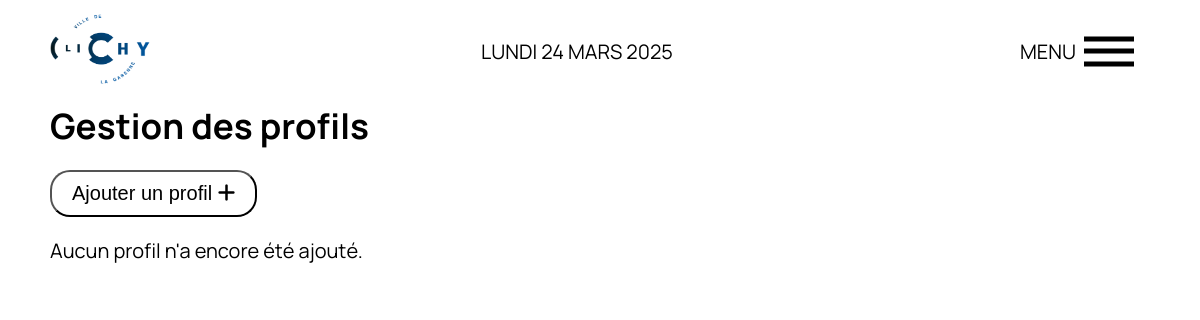
Page /Mairie/Users/HTML_Users.php on the earlier database version.
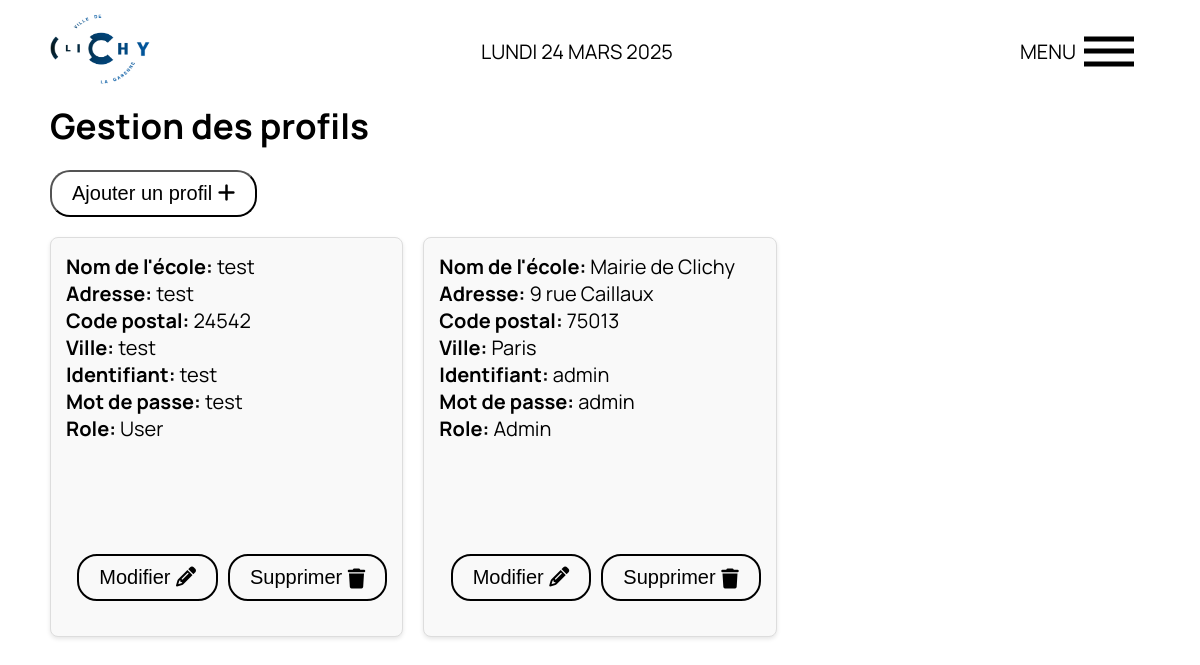
Same page on the later database version.
### tables this page shows
CREATE TABLE `users` (
  `id` int NOT NULL,
  `nom` varchar(150) NOT NULL,
  `adresse` varchar(150) NOT NULL,
  `code_postal` int NOT NULL,
  `ville` varchar(150) NOT NULL,
  `identifiant` varchar(50) NOT NULL,
  `mdp` text,
  `role_profil` varchar(10) NOT NULL
);

### Mairie/Users/HTML_Users.php (the view, shortened to what this page needs)
<!DOCTYPE html>
<html lang="fr">
<head>
    <link rel="stylesheet" href="https://cdnjs.cloudflare.com/ajax/libs/font-awesome/6.7.2/css/all.min.css" />
    <link rel="stylesheet" href="../../CSS/user.css">
</head>
<body>
    <header>
        <a href="../../Mairie/HTML_Admin_Home.php"><img class="logo" src="../images/logo.png"></a>
        <p id="date"></p>
        <div>
            <nav>
                <p>MENU&nbsp;&nbsp;</p>
                <div class="ham-menu">
                    <span></span>
                    <span></span>
                    <span></span>
                </div>
            </nav>
        </div>
    </header>
    <section class="users">
        <h2>Gestion des profils</h2>
        <button class="add-btn"><a href="../../Mairie/Users/HTML_Users_create.php">Ajouter un profil&nbsp;<i class='fa-solid fa-plus'></i></a></button>
        <div class="profiles">
            <?php
            require_once '../../bdd.php';
            $sql = "SELECT * FROM users";
            $req = $connexion->query($sql);
            if ($req->rowCount() > 0) {
                echo "<div class='profiles-grid'>";
                while ($rep = $req->fetch()) {
                    echo "<div class='profile-item'>";
                        echo "<p><strong>Nom de l'école:</strong> " . htmlspecialchars($rep['nom'] ?? '') . "</p>";
                        echo "<p><strong>Adresse:</strong> " . htmlspecialchars($rep['adresse'] ?? '') . "</p>";
                        echo "<p><strong>Code postal:</strong> " . htmlspecialchars($rep['code_postal'] ?? '') . "</p>";
                        echo "<p><strong>Ville:</strong> " . htmlspecialchars($rep['ville'] ?? '') . "</p>";
                        echo "<p><strong>Identifiant:</strong> " . htmlspecialchars($rep['identifiant'] ?? '') . "</p>";
                        echo "<p><strong>Mot de passe:</strong> " . htmlspecialchars($rep['mdp'] ?? '') . "</p>";
                        echo "<p><strong>Role:</strong> " . htmlspecialchars($rep['role_profil'] ?? '') . "</p>";
                        echo "<div class='profile-actions'>";
                            echo "<button class='edit'><a href='../../Mairie/Users/HTML_Users_update.php?id=" . $rep['id'] . "' class='edit-btn'>Modifier&nbsp;<i class='fa-solid fa-pencil'></i></a></button>";
                            echo "<button class='delete' onclick='openDeleteModal(" . $rep['id'] . ")'>Supprimer&nbsp;<i class='fa-solid fa-trash'></i></button>";
                        echo "</div>";
                    echo "</div>";
                }
                echo "</div>";
            } else {
                echo "<p class='no-profiles-message'>Aucun profil n'a encore été ajouté.</p>";
            }
            ?>
        </div>
    </section>
</body>
</html>

### CSS/user.css (style rules this page uses)
.users { padding: 0 50px; }
.users h2 { margin: 0 0 20px 0; }
a { color: black; }
.profiles-grid { display: grid; grid-template-columns: repeat(3, 1fr); gap: 20px; width: 100%; margin-bottom: 30px; }
.profile-item { border: 1px solid #ddd; border-radius: 8px; padding: 15px; background-color: #f9f9f9; box-shadow: 0 2px 4px rgba(0,0,0,0.1); width: 100%; height: 50vh; display: flex; flex-direction: column; }
.profile-actions { margin-top: auto; display: flex; flex-direction: row; justify-content: end; padding-top: 10px; gap: 10px; }
button { display: flex; justify-content: end; align-items: end; background: none; padding: 10px 20px; border-radius: 20px; font-size: 20px; margin: 0 0 20px 0; }
.edit, .delete { display: flex; justify-content: end; align-items: end; background: none; border: 2px solid black; border-radius: 20px; padding: 10px 20px; font-size: 20px; margin: 0 0 20px 0; }
@media (max-width: 1200px) { .profiles-grid { grid-template-columns: repeat(3, 1fr); } }

### CSS/globals.css (style rules this page uses)
:root { --primary: #FFFFFF; --secondary: #335533; --background: #F5F5F3; --font-family: 'Manrope', sans-serif; }
* { margin: 0; padding: 0; box-sizing: border-box; text-decoration: none; list-style: none; }
body { font-family: var(--font-family); }
h2 { font-size: 35px; }
p { font-size: 20px; }
header { display: flex; flex-direction: row; justify-content: space-between; align-items: center; padding: 10px 50px; }
.logo { width: 100px; height: 70px; }
nav { display: flex; flex-direction: row; align-items: center; padding: 1rem; display: flex; }
.ham-menu { height: 50px; width: 50px; margin-left: auto; position: relative; z-index: 3; }
.ham-menu span { height: 5px; width: 100%; background-color: black; position: absolute; top: 50%; left: 50%; transform: translate(-50%, -50%); transition: 0.3s ease; }
.ham-menu span:nth-child(1) { top: 25%; }
.ham-menu span:nth-child(3) { top: 75%; }

Differences in the rows shown:
added users: nom "test", adresse "test", code_postal "24542", ville "test", identifiant "test", mdp "test", role_profil "User"
added users: nom "Mairie de Clichy", adresse "9 rue Caillaux", code_postal "75013", ville "Paris", identifiant "admin", mdp "admin", role_profil "Admin"
Other differences:
text no longer shown: "Aucun profil n'a encore été ajouté."
